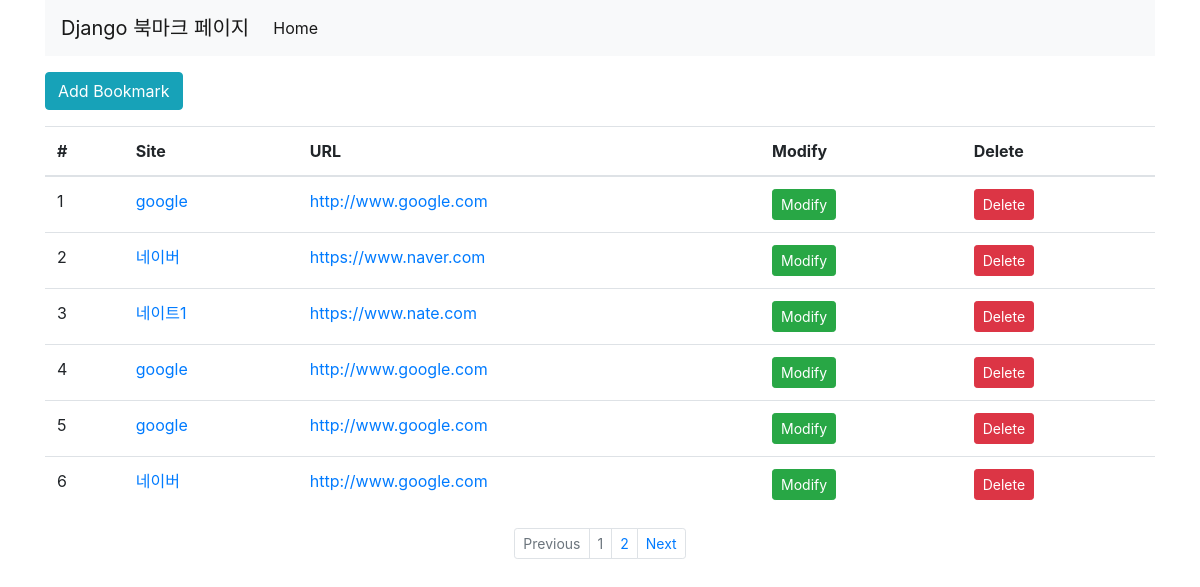
Screenshot of /bookmark/ with the database file from the repository.
### bookmark/models.py (models this page shows, shortened)
class Bookmark(models.Model):
    site_name = models.CharField(max_length=100)
    url = models.URLField('Site URL') # 입력할때 Site URL로 보여짐 (label)

### bookmark/views.py (the view)
# urls.py: path("", BookmarkListView.as_view(), name='list'),
class BookmarkListView(ListView):
    model = Bookmark
    paginate_by = 6

### bookmark/templates/bookmark/bookmark_list.html (shortened to what this page needs)
{% extends 'base.html' %}
{% block content %}
<div class=""btn-group">
    <a href="{% url 'add' %}" class="btn btn-info">Add Bookmark</a>
</div>
<table class="table">
       <thead>
           <tr>
               <th scope=""col">#</th>
               <th scope=""col">Site</th>
               <th scope=""col">URL</th>
               <th scope=""col">Modify</th>
               <th scope=""col">Delete</th>
           </tr>
       </thead>
       <tbody>
            {% for bookmark in object_list %}
                <tr>
                    <td>{{forloop.counter}}</td>
                    <td><a href="{% url 'detail' pk=bookmark.id %}">{{bookmark.site_name}}</a></td>
                    <td><a href="{{bookmark.url}}" target="_blank">{{bookmark.url}}</a></td>
                    <td><a href="{% url 'update' pk=bookmark.id %}" class="btn btn-success btn-sm">Modify</a></td>
                    <td><a href="{% url 'delete' pk=bookmark.id %}" class="btn btn-danger btn-sm">Delete</a></td>
                </tr>
            {% endfor %}
       </tbody>
</table>
{% endblock %}
{% block pagination %}
    {% if is_paginated %}
        <ul class="pagination justify-content-center pagination-sm">
        {% if page_obj.has_previous %}
        <li class="page-item">
            <a class="page-link" href="{% url 'list' %}?page={{page_obj.has_previous_page_number}}"
            tabindex="-1">Previous</a>
        </li>
       {% else %}
        <li class="page-item disabled">
            <a class="page-link" href="#" tabindex="-1">Previous</a>
        </li>
        {% endif %}
        {% for object in page_obj.paginator.page_range %}
        <li class="page-item {% if page_obj.number == forloop.counter %}disabled{% endif %}">
            <a class="page-link"  href="{{request.path}}?page={{forloop.counter}}">{{forloop.counter}}</a>
        </li>
        {% endfor %}
        {% if page_obj.has_next %}
        <li class="page-item">
            <a class="page-link" href="{% url 'list' %}?page={{page_obj.next_page_number}}">Next</a>
        </li>
        {% else %}
        <li class="page-item disabled">
            <a class="page-link" href="#">Next</a>
        </li>
        {% endif %}
    </ul>
    {% endif %}
{% endblock %}

### templates/base.html (shortened to what this page needs)
<!DOCTYPE html>
<html lang="en">
<head>
    <link rel="stylesheet" href="https://stackpath.bootstrapcdn.com/bootstrap/4.4.1/css/bootstrap.min.css">
    {% load static %}
    <link rel="stylesheet" href="{% static 'style.css' %}">
</head>
<body>
<div class="container">
    <nav class="navbar navbar-expand-lg navbar-light bg-light">
    <a class="navbar-brand" href="#">Django 북마크 페이지</a>
    <div class="collapse navbar-collapse" id="navbarSupportedContent">
        <ul class="navbar-nav mr-auto">
            <li class="nav-item active">
                 <a class="nav-link" href="#">Home <span class="sr-only">(current)</span></a>
            </li>
        </ul>
    </div>
    </nav>
    <div class="row">
        <div class="col">
        {% block content %}
        {% endblock %}
        {% block pagination %}
        {% endblock %}
        </div>
    </div>
</body>
</html>

### static/style.css (style rules this page uses)
body { width: 100%; }

### rows the page displays
Bookmark: site_name "google", url "http://www.google.com"
Bookmark: site_name "네이버", url "https://www.naver.com"
Bookmark: site_name "네이트1", url "https://www.nate.com"
Bookmark: site_name "google", url "http://www.google.com"
Bookmark: site_name "google", url "http://www.google.com"
Bookmark: site_name "네이버", url "http://www.google.com"
